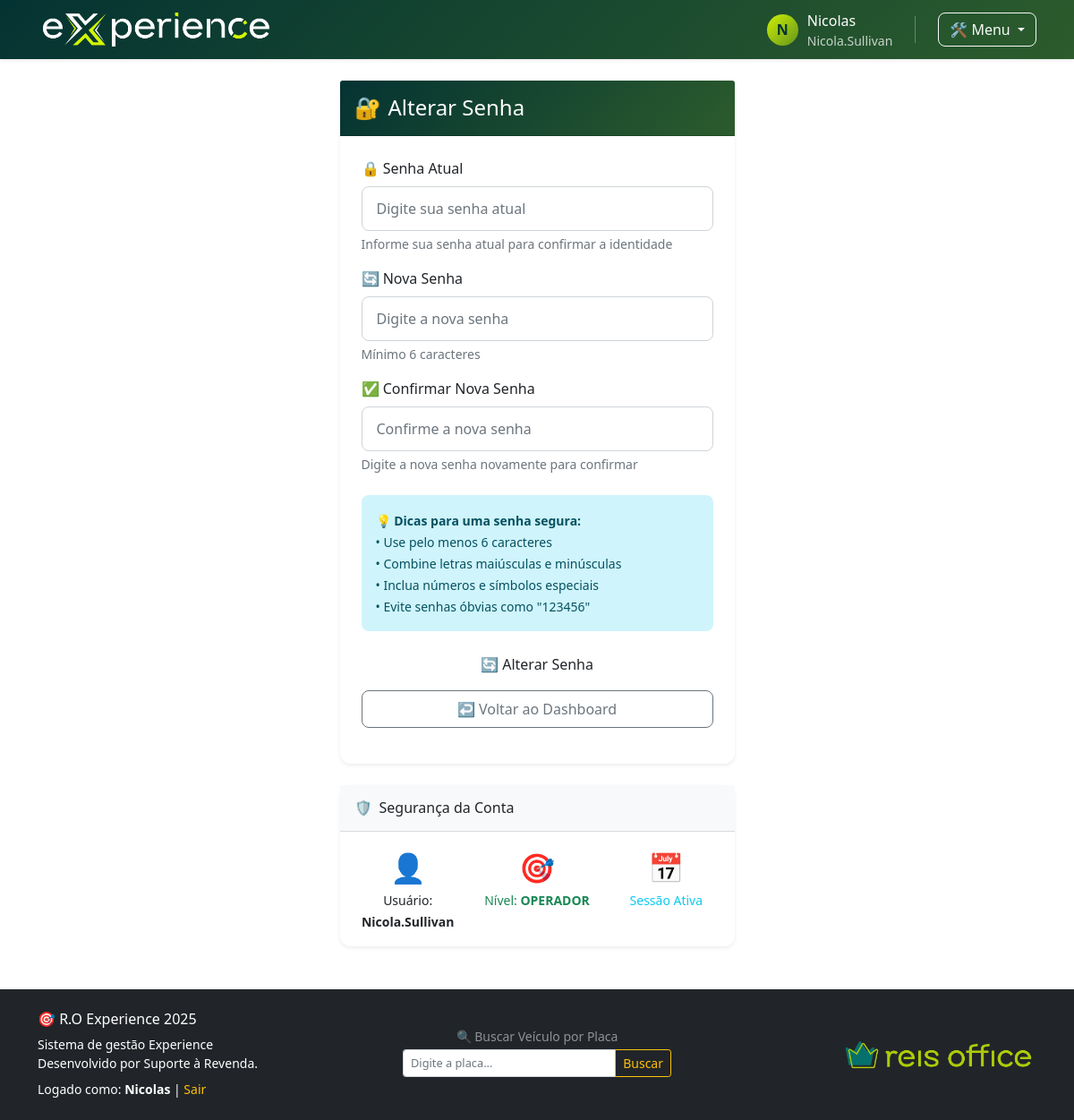
The app's page /alterar-senha (signed in) with its own data.
### app.py (models this page shows)
class Usuario(db.Model):
    id = db.Column(db.Integer, primary_key=True)
    username = db.Column(db.String(80), unique=True, nullable=False)
    password_hash = db.Column(db.String(200), nullable=False)
    nome = db.Column(db.String(100), nullable=False)
    nivel_acesso = db.Column(db.String(20), default='operador')  # admin/operador
    ativo = db.Column(db.Boolean, default=True)
    data_criacao = db.Column(db.DateTime, default=agora)
    permissoes = db.Column(db.Text, default='{}')  # JSON com permissões por módulo

### app.py (the view, shortened to what this page needs)
@app.route('/alterar-senha', methods=['GET', 'POST'])
@login_required
def alterar_senha():
    return render_template('alterar_senha.html')

### app.py (called while the page is built)
def tem_permissao(modulo):
    if session.get('nivel_acesso') == 'admin':
        return True
    usuario = Usuario.query.get(session['usuario_id'])
    if usuario and usuario.permissoes:
        try:
            permissoes = json.loads(usuario.permissoes)
            return permissoes.get(modulo, False)
        except json.JSONDecodeError:
            return False
    return False

def login_required(f):
    @wraps(f)
    def decorated_function(*args, **kwargs):
        if 'usuario_id' not in session:
            flash('🔐 Por favor, faça login para acessar esta página', 'info')
            return redirect(url_for('login'))
        return f(*args, **kwargs)
    return decorated_function

@app.context_processor
def utility_processor():
    def check_permission_template(modulo):
        return tem_permissao(modulo)
    return dict(tem_permissao=check_permission_template)

### templates/alterar_senha.html (shortened to what this page needs)
{% extends "base.html" %}
{% block content %}
<div class="container-fluid">
    <div class="row justify-content-center">
        <div class="col-md-6 col-lg-5">
            <div class="card border-0 shadow-sm">
                <div class="card-header bg-primary-custom text-white py-3">
                    <h4 class="card-title mb-0 d-flex align-items-center">
                        <span class="me-2">🔐</span>
                        Alterar Senha
                    </h4>
                </div>
                <div class="card-body p-4">
                    <form id="formAlterarSenha">
                        <div class="mb-3">
                            <label for="senha_atual" class="form-label fw-semibold">🔒 Senha Atual</label>
                            <input type="password" class="form-control" id="senha_atual" name="senha_atual"
                                   placeholder="Digite sua senha atual" required>
                            <div class="form-text">
                                Informe sua senha atual para confirmar a identidade
                            </div>
                        </div>
                        <div class="mb-3">
                            <label for="nova_senha" class="form-label fw-semibold">🔄 Nova Senha</label>
                            <input type="password" class="form-control" id="nova_senha" name="nova_senha"
                                   placeholder="Digite a nova senha" required minlength="6">
                            <div class="form-text">
                                Mínimo 6 caracteres
                            </div>
                        </div>
                        <div class="mb-4">
                            <label for="confirmar_senha" class="form-label fw-semibold">✅ Confirmar Nova Senha</label>
                            <input type="password" class="form-control" id="confirmar_senha" name="confirmar_senha"
                                   placeholder="Confirme a nova senha" required minlength="6">
                            <div class="form-text">
                                Digite a nova senha novamente para confirmar
                            </div>
                        </div>
                        <div class="alert alert-info">
                            <small>
                                💡 <strong>Dicas para uma senha segura:</strong><br>
                                • Use pelo menos 6 caracteres<br>
                                • Combine letras maiúsculas e minúsculas<br>
                                • Inclua números e símbolos especiais<br>
                                • Evite senhas óbvias como "123456"
                            </small>
                        </div>
                        <div class="d-grid gap-2">
                            <button type="submit" class="btn btn-primary-custom py-2" id="btnAlterarSenha">
                                🔄 Alterar Senha
                            </button>
                            <a href="{{ url_for('dashboard') }}" class="btn btn-outline-secondary py-2">
                                ↩️ Voltar ao Dashboard
                            </a>
                        </div>
                    </form>
                </div>
            </div>
            <div class="card border-0 shadow-sm mt-4">
                <div class="card-header bg-light py-3">
                    <h6 class="card-title mb-0 d-flex align-items-center">
                        <span class="me-2">🛡️</span>
                        Segurança da Conta
                    </h6>
                </div>
                <div class="card-body">
                    <div class="row text-center">
                        <div class="col-4">
                            <div class="text-primary-custom">
                                <div style="font-size: 2rem;">👤</div>
                                <small>Usuário: <strong>{{ session.username }}</strong></small>
                            </div>
                        </div>
                        <div class="col-4">
                            <div class="text-success">
                                <div style="font-size: 2rem;">🎯</div>
                                <small>Nível: <strong>{{ session.nivel_acesso|upper }}</strong></small>
                            </div>
                        </div>
                        <div class="col-4">
                            <div class="text-info">
                                <div style="font-size: 2rem;">📅</div>
                                <small>Sessão Ativa</small>
                            </div>
                        </div>
                    </div>
                </div>
            </div>
        </div>
    </div>
</div>
{% endblock %}

### templates/base.html (shortened to what this page needs)
<!DOCTYPE html>
<html lang="pt-BR">
<head>
    <link href="{{ url_for('static', filename='js/libs/bootstrap/bootstrap.min.css') }}" rel="stylesheet">
</head>
<body>
    <nav class="navbar navbar-expand-lg navbar-dark bg-primary-custom shadow-sm">
        <div class="container">
            <div class="nav-content">
                <div class="brand-section">
                    <button class="logo-btn" onclick="window.location.href='/'">
                        <img src="{{ url_for('static', filename='images/logo02.png') }}" alt="Experience 2025" class="logo">
                    </button>
                </div>
                <div class="user-menu">
                    {% if session.usuario_id %}
                    <div class="user-info">
                        <div class="user-avatar">
                            {{ session.nome[0]|upper if session.nome else 'U' }}
                        </div>
                        <div>
                            <div class="fw-semibold">{{ session.nome }}</div>
                            <div class="small opacity-75">
                                {{ session.username }}
                            </div>
                        </div>
                    </div>
                    <div class="dropdown">
                        <button class="btn btn-outline-light dropdown-toggle" type="button" data-bs-toggle="dropdown">
                            🛠️ Menu
                        </button>
                    </div>
                    {% else %}
                    <a href="{{ url_for('login') }}" class="btn btn-outline-light">
                        🔐 Entrar
                    </a>
                    {% endif %}
                </div>
            </div>
        </div>
    </nav>
    <div class="container mt-4">
        {% block content %}{% endblock %}
    </div>
    <footer class="bg-dark text-white mt-5 py-4">
        <div class="container">
            <div class="row align-items-center">
                <div class="col-md-4 footer-content">
                    <h6>🎯 R.O Experience 2025</h6>
                    <p class="mb-0 small">Sistema de gestão Experience</p>
                    <p class="mb-0 small">Desenvolvido por Suporte à Revenda.</p>
                    <p class="mb-0 small mt-2">
                        {% if session.usuario_id %}
                            Logado como: <strong>{{ session.nome }}</strong> |
                            <a href="{{ url_for('logout') }}" class="text-warning text-decoration-none">Sair</a>
                        {% else %}
                            <a href="{{ url_for('login') }}" class="text-warning text-decoration-none">Área Administrativa</a>
                        {% endif %}
                    </p>
                </div>
                <div class="col-md-4 text-center">
                    <div class="busca-veiculo-container">
                        <label class="form-label small text-white-50 mb-1">🔍 Buscar Veículo por Placa</label>
                        <div class="input-group input-group-sm">
                            <input type="text" class="form-control" id="buscaPlaca"
                                   placeholder="Digite a placa..." maxlength="8"
                                   style="font-size: 0.8rem;">
                            <button class="btn btn-outline-warning btn-sm" type="button" onclick="buscarVeiculo()">
                                Buscar
                            </button>
                        </div>
                    </div>
                </div>
                <div class="col-md-4 footer-logo-container text-md-end">
                    <img src="{{ url_for('static', filename='images/logo.png') }}" alt="Experience 2025" class="footer-logo">
                </div>
            </div>
        </div>
    </footer>
</body>
</html>

### templates/base.html (style rules this page uses)
:root { --primary-dark: #043333; --primary-light: #2c5c2c; --accent-green: #64941c; --accent-yellow: #cef005; --accent-olive: #426d23; }
.bg-primary-custom { background: linear-gradient(135deg, var(--primary-dark) 0%, var(--primary-light) 100%) !important; }
.logo { height: 50px; width: auto; transition: all 0.3s ease; cursor: pointer; border-radius: 8px; }
.logo-btn { background: none; border: none; padding: 0; margin: 0; cursor: pointer; transition: all 0.3s ease; }
.nav-content { display: flex; align-items: center; justify-content: space-between; width: 100%; }
.brand-section { display: flex; align-items: center; gap: 15px; }
.user-menu { display: flex; align-items: center; gap: 15px; }
.user-info { display: flex; align-items: center; gap: 10px; color: white; }
.user-avatar { width: 35px; height: 35px; border-radius: 50%; background: linear-gradient(135deg, var(--accent-yellow) 0%, var(--accent-green) 100%); display: flex; align-items: center; justify-content: center; font-weight: bold; color: var(--primary-dark); }
.footer-logo { height: 40px; width: auto; opacity: 0.8; transition: opacity 0.3s ease; }
.busca-veiculo-container { max-width: 300px; margin: 0 auto; }

### templates/alterar_senha.html (style rules this page uses)
.card { border-radius: 12px; }
.form-control { border-radius: 8px; padding: 0.75rem 1rem; }
.btn { border-radius: 8px; font-weight: 500; }
.alert { border-radius: 8px; border: none; }

### records on screen
Usuario: nome "Nicolas", username "Nicola.Sullivan", nivel_acesso "OPERADOR"

### other values on screen
{{ session.nome[0]|upper if session.nome else 'U' }} "N"
